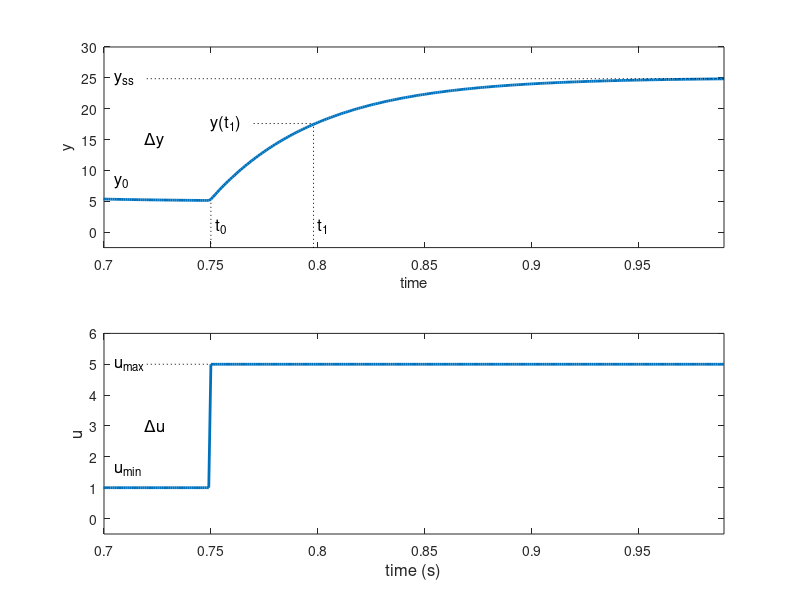

MATLAB code to generate this figure:
clear;
%% plant transfer function
tau = 0.05; % [s]
K = 5; % [rad/s/V]
G = tf( [ K ], [ tau 1 ] );
%% input signal
Av = 4;     % signal amplitude (V)
u_off = 1;  % signal offset (V)
f = 2;      % signal frequency (Hz)
ti = 0.7;   % initial time for plotting
tf = 0.99;   % final time (s)
dt = 1e-3;  % simulation step size (s)
% generate square wave
[u,t] = gensig('square',1/f,tf,dt);
% input signal
u = Av * u + u_off;
u_max = max(u);
t0 = 0.75; % step time (s)
%
%% Simulate signal
[y,t] = lsim(G,u,t);
y0 = y(t0/dt);          % input signal offset
y_ss = max(y);          % steady-state output
y1 = y0 + (1-exp(-1))*(y_ss-y0);    % first-delay output
y_crop = y(ceil(ti/dt):tf/dt);
t_crop = t(ceil(ti/dt):tf/dt);
% i1 = max( find(y_crop < y1) ); 
i1 = find(y_crop < y1, 1, 'last');
t1 = t_crop(i1);
tau_exp = t1-t0;

%
%% Plot
txt_x0 = 0.705;
ln_x0 = 0.72;
subplot(2,1,1);
plot(t,y,'linewidth',2);
xlabel('time');
ylabel('y');
axis([ti tf -2.5 30]);
% y0
text( txt_x0, y0+3, 'y_0', 'FontSize', 12  )
% Delta y
text( 1.02*txt_x0, (y0+y_ss)/2, '\Deltay', 'FontSize', 12 );
% y1
line( [0.77 t1], [y1 y1], 'LineStyle', ':', 'Color', 'k' );
text( 0.75, y1, 'y(t_1)', 'FontSize', 12  );
% y_ss
line( [ln_x0 tf], [y_ss y_ss], 'LineStyle', ':', 'Color', 'k' );
text( txt_x0, y_ss, 'y_{ss}', 'FontSize', 12  );
% t0
line( [t0 t0], [-5 y0], 'LineStyle', ':', 'Color', 'k' );
text( t0+0.002, 1, 't_0', 'FontSize', 12  );
% t1
line( [t1 t1], [-5 y1], 'LineStyle', ':', 'Color', 'k' );
text( t1+0.002, 1, 't_1', 'FontSize', 12  );

subplot(2,1,2)
plot(t,u,'linewidth',2);
line( [ln_x0 t0], [u_max u_max], 'LineStyle', ':', 'Color', 'k' );
text( txt_x0, u_off+0.6, 'u_{min}', 'FontSize', 12  );
text( txt_x0, u_max, 'u_{max}', 'FontSize', 12  );
text( 1.02*txt_x0, (u_off+u_max)/2, '\Deltau', 'FontSize', 12  );
axis([ti tf -0.5 6]);
xlabel('time (s)', 'FontSize', 12 );
ylabel('u', 'FontSize', 12 );

% export()
saveas(1,'step_response.png')